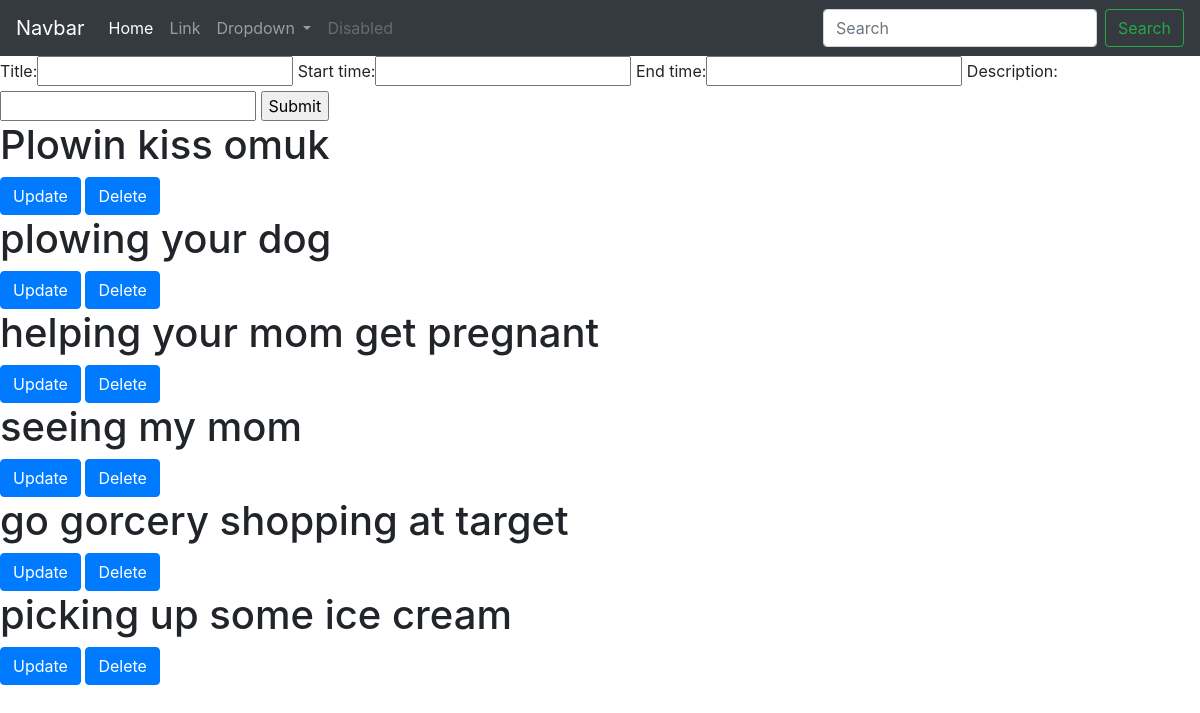
Before: / with the older database file.
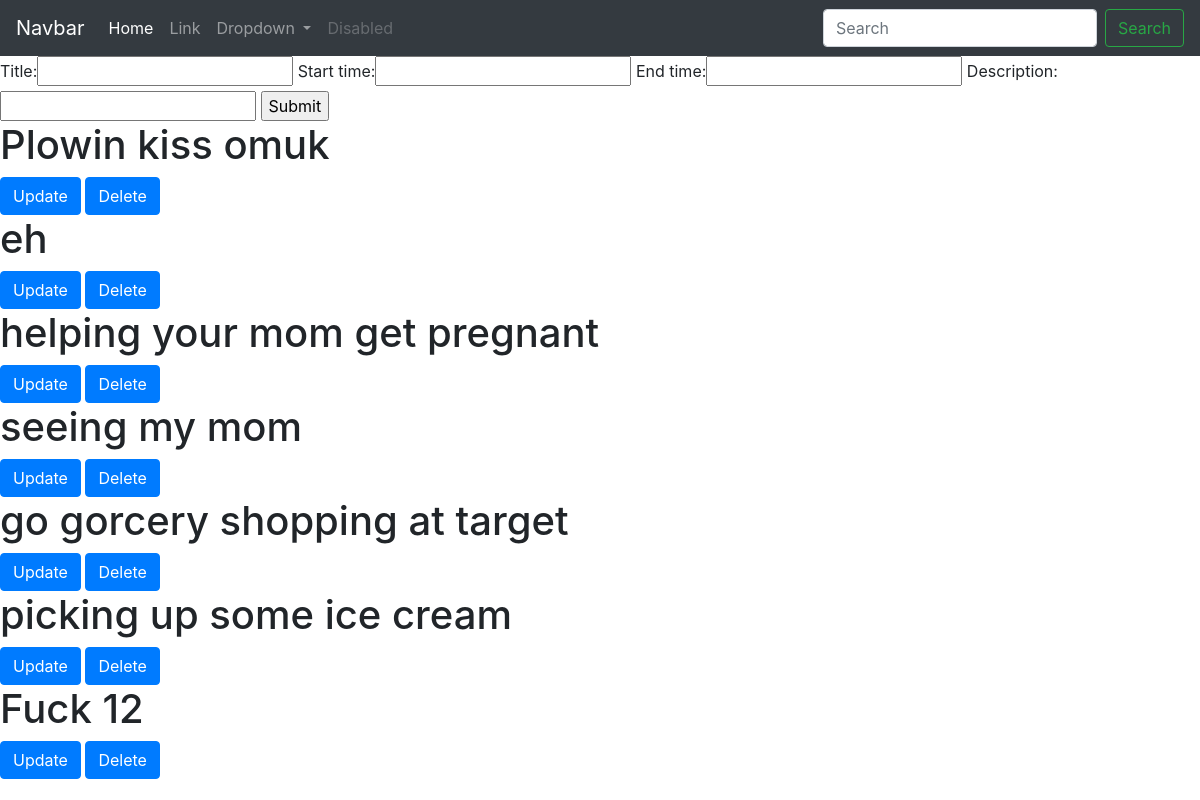
After: the same page with the newer database file.
### backend/models.py (models this page shows, shortened)
class Events(models.Model):
    title = models.CharField(max_length = 100)
    start_time = models.DateTimeField()
    end_time = models.DateTimeField()
    description = models.CharField(max_length = 300)

### backend/views.py (the view)
# urls.py: path('',views.home),
def home(request):
    events = Events.objects.all()
    form = EventForm()
    if request.method == 'POST':
        form = EventForm(request.POST)
        if form.is_valid():
            form.save()
            return redirect('/')
    context = {
        'events': events,
        'form': form
    }
    return render(request, 'backend/list.html', context)

### backend/forms.py
class EventForm(ModelForm):
    class Meta:
        model= Events
        fields = '__all__'

### backend/templates/backend/list.html (shortened to what this page needs)
<!DOCTYPE html>
{% include "backend/index.html"%}
<form method="POST" action="">
    {{form}}
    <input type="submit">
</form>
{% for event in events%}
    <h1> {{event.title}} </h1>
    <button class="btn btn-primary"> <a  href="{% url 'update_event' event.id %}">  </a> Update </button>
    <button class="btn btn-primary"> <a  href="{% url 'delete_event' event.id %}">  </a> Delete </button>
{%endfor%}

### backend/templates/backend/index.html (shortened to what this page needs)
<!doctype html>
<html lang="en">
  <head>
    <link rel="stylesheet" href="https://stackpath.bootstrapcdn.com/bootstrap/4.5.0/css/bootstrap.min.css">
  </head>
  <body>
    <nav class="navbar navbar-expand-lg navbar-dark bg-dark">
        <a class="navbar-brand" href="#">Navbar</a>
        <div class="collapse navbar-collapse" id="navbarSupportedContent">
          <ul class="navbar-nav mr-auto">
            <li class="nav-item active">
              <a class="nav-link" href="#">Home <span class="sr-only">(current)</span></a>
            </li>
            <li class="nav-item">
              <a class="nav-link" href="#">Link</a>
            </li>
            <li class="nav-item dropdown">
              <a class="nav-link dropdown-toggle" href="#" id="navbarDropdown" role="button" data-toggle="dropdown" aria-haspopup="true" aria-expanded="false">
                Dropdown
              </a>
            </li>
            <li class="nav-item">
              <a class="nav-link disabled" href="#" tabindex="-1" aria-disabled="true">Disabled</a>
            </li>
          </ul>
          <form class="form-inline my-2 my-lg-0">
            <input class="form-control mr-sm-2" type="search" placeholder="Search" aria-label="Search">
            <button class="btn btn-outline-success my-2 my-sm-0" type="submit">Search</button>
          </form>
        </div>
      </nav>
  </body>
</html>

Changed rows visible on the page:
changed Events (number 2 of 7 on the later page): title "plowing your dog" → "eh"
added Events: title "Fuck 12"
